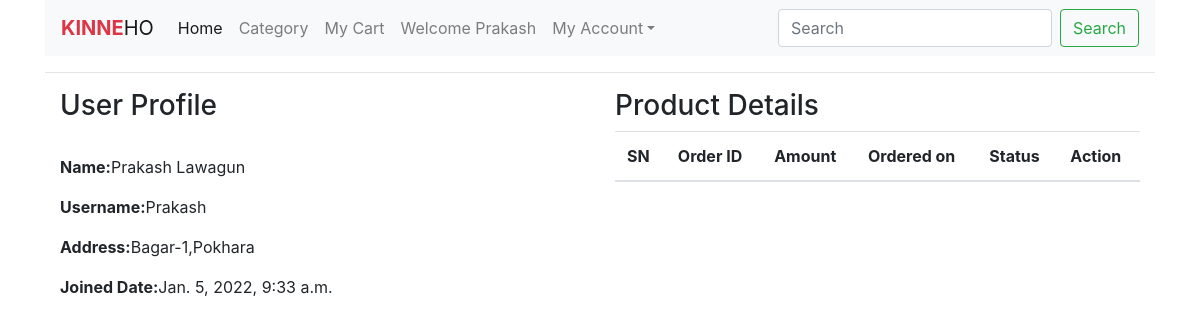
/profile/ (signed in), run on an earlier commit of the app's database.
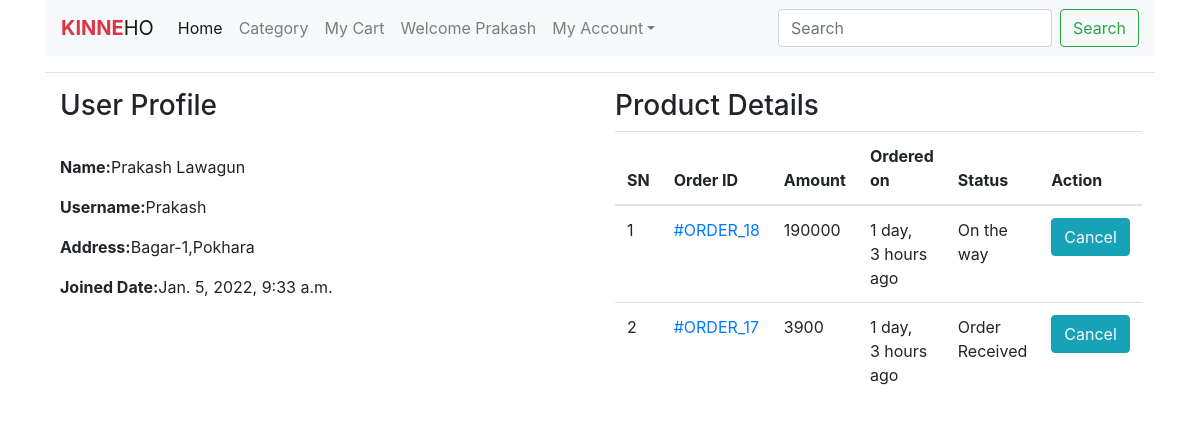
And on a later commit of the database.
### ecomapp/models.py (models this page shows, shortened)
class Order(models.Model):
    cart = models.OneToOneField(Cart, on_delete=models.CASCADE)
    ordered_by = models.CharField(max_length=200)
    shipping_address = models.CharField(max_length=200)
    mobile = models.CharField(max_length=10)
    email = models.EmailField(null=True, blank=True)
    subtotal = models.PositiveIntegerField()
    discount = models.PositiveIntegerField()
    total = models.PositiveIntegerField()
    order_status = models.CharField(max_length=50, choices=ORDER_STATUS)
    created_at = models.DateTimeField(auto_now_add=True)

### ecomapp/views.py (the view)
# urls.py: path("profile/",CustomerProfileView.as_view(),name="profile"),
class CustomerProfileView(TemplateView):
    template_name = "profile.html"
    def dispatch(self, request, *args, **kwargs):
        if request.user.is_authenticated and Customer.objects.filter(user=request.user).exists():
            pass
        else:
            return redirect("/login/?next=/profile/")
        return super().dispatch(request, *args, **kwargs)
    def get_context_data(self, **kwargs):
        context = super().get_context_data(**kwargs)
        customer = self.request.user.customer
        context['customer'] = customer
        orders = Order.objects.filter(cart__customer=customer).order_by("-id")
        context['orders'] = orders
        return context

### templates/profile.html (shortened to what this page needs)
{% extends 'base.html'%}
{% block main%}
    <div class="container">
        <div class="row">
            <div class="col-md-6">
                <h3>User Profile</h3><br>
                <p><span class="font-weight-bold">Name:</span>{{customer.full_name}}</p>
                <p><span class="font-weight-bold">Username:</span>{{customer.user.username}}</p>
                <p><span class="font-weight-bold">Address:</span>{{customer.address}}</p>
                <p><span class="font-weight-bold">Joined Date:</span>{{customer.joined_on}}</p>
            </div>
              <div class="col-md-6">
                <h3>Product Details</h3>
                  <table class="table">
                <thead>
                <tr>
                    <th>SN</th>
                    <th>Order ID</th>
                    <th>Amount</th>
                    <th>Ordered on</th>
                    <th>Status</th>
                    <th>Action</th>
                </tr>
                </thead>
                      <tbody>
                        {% for order in orders %}
                    <tr>
                    <td>{{forloop.counter}}</td>
                    <td><a href="{%url 'ecomapp:customerorderdetail' order.id %}">#ORDER_{{order.id}}</a></td>
                    <td>{{order.total}}</td>
                    <td>{{order.created_at|timesince}} ago</td>
                    <td>{{order.order_status}}</td>
                     <td><a href="{% url 'ecomapp:cancelorder' order.id%}" class="btn btn-info text-light">Cancel</a></td>
                    </tr>
                      {% endfor %}
                  </table>
            </div>
        </div>
    </div>
{% endblock %}

What changed in the data, as far as the page shows it:
added Order: id "18", total "190000", created_at "1 day, 3 hours", order_status "On the way"
added Order: id "17", total "3900", created_at "1 day, 3 hours", order_status "Order Received"
